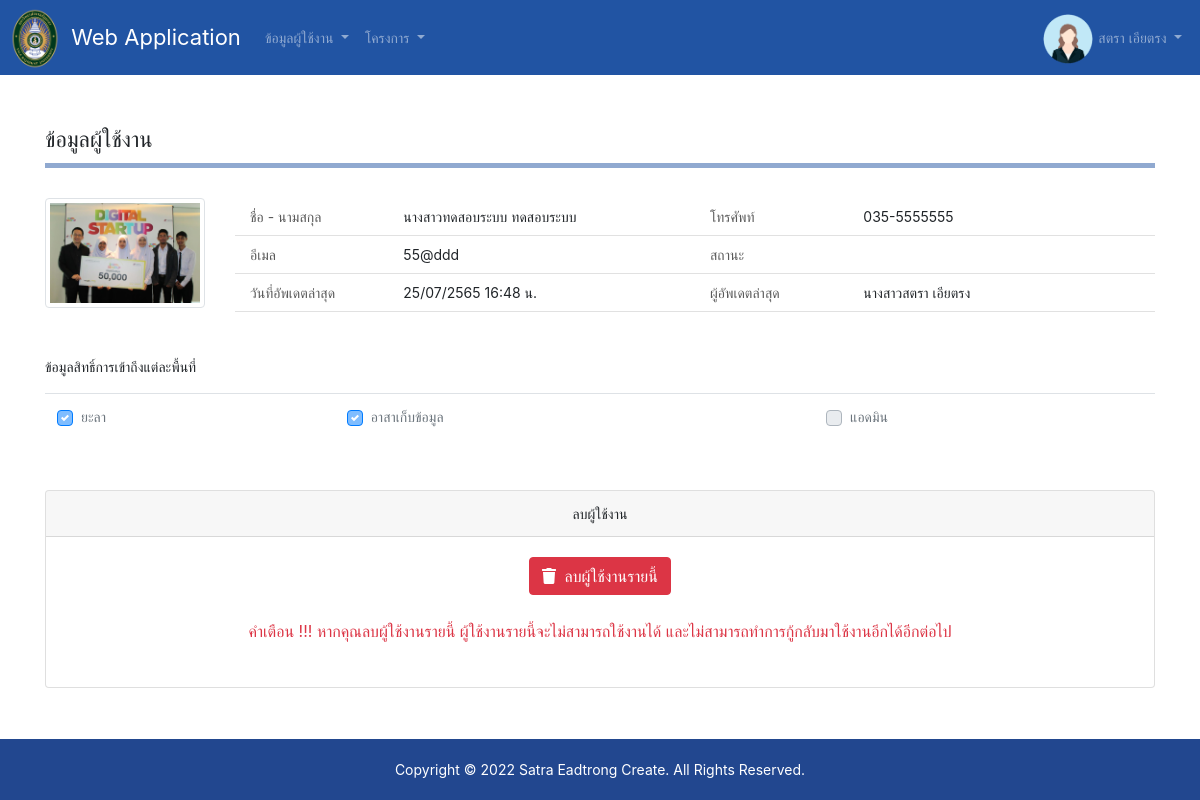
The app's page /?page=aduser-user-data&user_id=3 (signed in), older data.
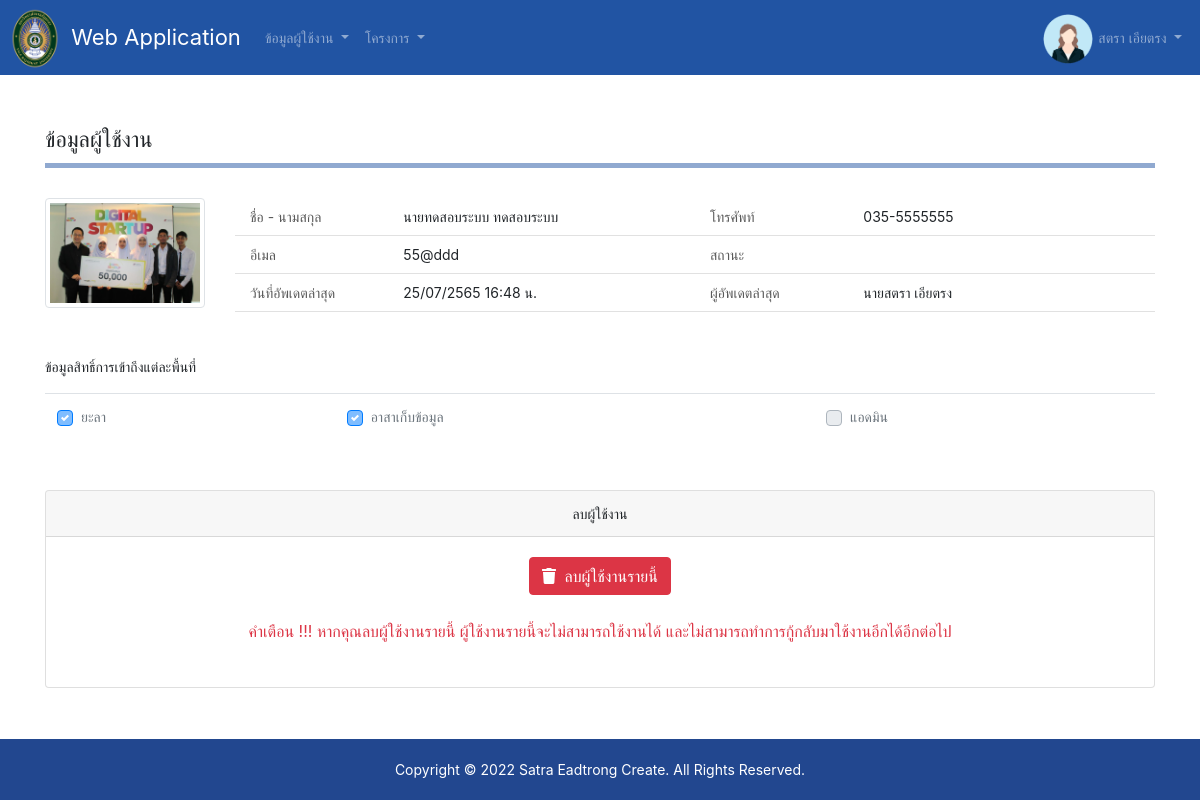
The same page, newer data.
### tables this page shows
CREATE TABLE `user` (
  `user_id` int(11) NOT NULL,
  `user_name` varchar(255) NOT NULL,
  `user_lname` varchar(255) NOT NULL,
  `item_prefix_id` int(11) NOT NULL,
  `email` varchar(255) NOT NULL,
  `password` varchar(255) NOT NULL,
  `phone` varchar(255) NOT NULL,
  `image` varchar(255) NOT NULL,
  `status` varchar(255) NOT NULL,
  `user` int(255) NOT NULL,
  `date` datetime DEFAULT NULL
);

CREATE TABLE `item_prefix` (
  `item_prefix_id` int(11) NOT NULL,
  `item_prefix_name` varchar(255) NOT NULL,
  `user` int(11) NOT NULL,
  `date` datetime NOT NULL
);

### php/config.all.php (called while the page is built, shortened)
<?php
    if( $_SERVER["HTTP_HOST"]=="pts.yru.ac.th" ) {
        $ROOT = "/pts/";
        $MODE = "production";
        $HOST = "localhost";
        $USER = "";
        $PASS = "";
        $DBNAME = "";
    } else {
        $HOST = "localhost";
        $USER = "root";
        $PASS = "";
        $DBNAME = "db_projectapi";
    }
    $DATABASE = new Database($HOST, $USER, $PASS, $DBNAME);
    $USER = GetUser();

### php/class.database.php (called while the page is built, shortened)
<?php
	class Database {
		var $host = null;
		var $user = null;
		var $pass = null;
		var $dbname = null;
		var $charset = null;
		var $conn = null;
		public function __construct($host, $user, $pass, $dbname, $charset="UTF8") {
			$this->host = $host;
			$this->user = $user;
			$this->pass = $pass;
			$this->dbname = $dbname;
			$this->charset = $charset;
		}
		public function Close() {
			if(!$this->conn->connect_error) return $this->conn->close();
			return null;
		}
		private function Connect() {
			$host = $this->host;
			$user = $this->user;
			$pass = $this->pass;
			$dbname = $this->dbname;
			$this->conn = @new mysqli( $host , $user , $pass, $dbname );
			$this->conn->query("SET NAMES ".$this->charset);
			$this->conn->query("SET sql_mode = 'NO_AUTO_CREATE_USER,NO_ENGINE_SUBSTITUTION'");
		}
		public function Query($sql) {
			$q = $this->conn->query($sql);
			return $q;
		}
		public function QueryObj($sql, $index="") {
			$obj = array();
			$result = $this->Query($sql);
			while($row = $result->fetch_assoc()) {
				if($index=="") $obj[] = $row;
                else $obj[$row[$index]] = $row;
			}
			return $obj;
		}
	}

### php/func.php (called while the page is built, shortened)
<?php
    function DateTh($date) {
        $arr1 = explode(" ", $date);
		$arr2 = explode("-", $arr1[0]);
        $rs = $arr2[2]."/".$arr2[1]."/".($arr2[0]*1+543);
        if( sizeof($arr1)==2 ) $rs .= " ".substr($arr1[1], 0, 5);
		return $rs;
    }
    function GetUser() {
    	global $DATABASE;
    	$email = @$_SESSION["email"];
    	$password = @$_SESSION["password"];
    	$sql = "
            SELECT
                user.*,
                ip.item_prefix_name
            FROM user
                INNER JOIN item_prefix ip ON ip.item_prefix_id=user.item_prefix_id
            WHERE user.email='".$email."' AND user.password='".$password."' AND user.`status`='Y'
        ";
    	$obj = $DATABASE->QueryObj($sql);
    	if( sizeof($obj)==1 ) {
            unset($obj[0]["password"]);
            $sql = "
                SELECT *
                FROM level
                    LEFT JOIN user_level ON user_level.level_id=level.level_id AND user_level.user_id='".$obj[0]["user_id"]."'
                ORDER BY level.level_id
            ";
            $obj2 = $DATABASE->QueryObj($sql);
            $obj[0]["level"] = array();
            foreach($obj2 as $row) {
                $obj[0]["level"][$row["program_code"]] = ($row["user_id"]==$obj[0]["user_id"])? "Y" : "N";
            }
    		return $obj[0];
    	}
    	return null;
    }

### php/autoload.php (called while the page is built, shortened)
<?php
    include_once("class.database.php");
    include_once("func.php");
    include_once("config.all.php");

### pages/aduser-user-data/view.php (the view, shortened to what the changed rows need)
<?php
    $user_id = @$_GET["user_id"];
    $sql = "
        SELECT
            u1.*,
            p1.item_prefix_name,
            p2.item_prefix_name p2_prefix,
            u2.user_name u2_name,
            u2.user_lname u2_lname
        FROM user u1
            INNER JOIN item_prefix p1 ON p1.item_prefix_id = u1.item_prefix_id
            INNER JOIN user u2 ON u2.user_id=u1.user
            INNER JOIN item_prefix p2 ON p2.item_prefix_id = u2.item_prefix_id
        WHERE u1.user_id='".$user_id."'
    ";
    $obj = $DATABASE->QueryObj($sql);
    $data = $obj[0];
?>
<div id="content-title">
    ข้อมูลผู้ใช้งาน
</div>
<div id="content-body">
    <div class="row">
        <div class="col-md-2 text-center mb-5">
            <a class="d-block text-center m-auto" style="max-width: 200px;"
                href="./files/user/<?php echo $data["image"]; ?>" data-image-viewer>
                <img class="img-thumbnail w-100" src="./files/user/<?php echo $data["image"]; ?>" alt="Profile Image"
                    onerror="onError(this)">
            </a>
        </div>
        <div class="col-md-10">
            <div class="mb-4 profile">
                <div class="row">
                    <div class="col-sm-4 col-md-3 col-lg-2 profile-left">ชื่อ - นามสกุล</div>
                    <div class="col-sm-8 col-md-3 col-lg-4 profile-right">
                        <?php echo $data["item_prefix_name"]; ?><?php echo $data["user_name"]; ?>
                        <?php echo $data["user_name"]; ?>
                    </div>
                    <div class="col-sm-4 col-md-3 col-lg-2 profile-left">โทรศัพท์</div>
                    <div class="col-sm-8 col-md-3 col-lg-4 profile-right">
                        <?php echo $data["phone"]; ?>
                    </div>
                </div>
                <div class="row">
                    <div class="col-sm-4 col-md-3 col-lg-2 profile-left">อีเมล</div>
                    <div class="col-sm-8 col-md-3 col-lg-4 profile-right">
                        <?php echo $data["email"]; ?>
                    </div>
                    <div class="col-sm-4 col-md-3 col-lg-2 profile-left">สถานะ</div>
                    <div class="col-sm-8 col-md-3 col-lg-4 profile-right">
                    </div>
                </div>
                <div class="row">
                    <div class="col-sm-4 col-md-3 col-lg-2 profile-left">วันที่อัพเดตล่าสุด</div>
                    <div class="col-sm-8 col-md-3 col-lg-4 profile-right">
                        <?php echo DateTh($data["date"]); ?> น.
                    </div>
                    <div class="col-sm-4 col-md-3 col-lg-2 profile-left">ผู้อัพเดตล่าสุด</div>
                    <div class="col-sm-8 col-md-3 col-lg-4 profile-right">
                        <?php echo $data["p2_prefix"]; ?><?php echo $data["u2_name"]; ?>
                        <?php echo $data["u2_lname"]; ?>
                    </div>
                </div>
            </div>
        </div>
    </div>
    <div class="mb-3">
        ข้อมูลสิทธิ์การเข้าถึงแต่ละพื้นที่
    </div>
    <div class="mb-5">
        <table class="table">
            <?php
                $sql = "
                    SELECT
                        p.province_id,
                        p.province_name_thai,
                        ua2.user_id,
                        ua2.is_admin
                    FROM user_area ua
                        INNER JOIN province p ON p.province_id=ua.province_id
                        LEFT JOIN user_area ua2 ON ua2.province_id=ua.province_id AND ua2.user_id='".$user_id."'
                    WHERE ua.user_id='".$USER["user_id"]."' AND ua.is_admin='Y'
                ";
                $obj = $DATABASE->QueryObj($sql);
                if( sizeof($obj)==0 ) {
                    echo '<tr><td>ไม่พบข้อมูลพื้นที่</td></tr>';
                } else {
                    foreach($obj as $key=>$row) {
                        $checked = ($row["user_id"]==$user_id) ? "checked" : "";
                        $checked2 = ($row["is_admin"]=="Y") ? "checked" : "";
                        echo '
                            <tr>
                                <td>
                                    <div class="custom-control custom-checkbox">
                                        <input type="checkbox" class="custom-control-input" id="area-'.$row["province_id"].'" value="'.$row["province_id"].'" '.$checked.' disabled>
                                        <label class="custom-control-label" for="area-'.$row["province_id"].'">'.$row["province_name_thai"].'</label>
                                    </div>
                                </td>
                                <td>
                                    <div class="custom-control custom-checkbox">
                                        <input type="checkbox" class="custom-control-input" id="area1-'.$row["province_id"].'" '.$checked.' disabled>
                                        <label class="custom-control-label" for="area1-'.$row["province_id"].'">อาสาเก็บข้อมูล</label>
                                    </div>
                                </td>
                                <td>
                                    <div class="custom-control custom-checkbox">
                                        <input type="checkbox" class="custom-control-input" id="area2-'.$row["province_id"].'" value="'.$row["province_id"].'" '.$checked2.' disabled>
                                        <label class="custom-control-label" for="area2-'.$row["province_id"].'">แอดมิน</label>
                                    </div>
                                </td>
                            </tr>
                        ';
                    }
                }
            ?>
        </table>
    </div>
    <div class="card text-center">
        <div class="card-header">
            ลบผู้ใช้งาน
        </div>
        <div class="card-body">
            <button id="btn-del" class="btn btn-danger"><i class="fas fa-trash mr-1"></i> ลบผู้ใช้งานรายนี้</button>
            <div class="p-4 text-danger" style="font-size: 16px;">คำเตือน !!! หากคุณลบผู้ใช้งานรายนี้
                ผู้ใช้งานรายนี้จะไม่สามารถใช้งานได้ และไม่สามารถทำการกู้กลับมาใช้งานอีกได้อีกต่อไป</div>
        </div>
    </div>
</div>

Row changes from the older to the newer data that the page shows:
changed through a linked row, user "ทดสอบระบบ": item_prefix.item_prefix_name "นางสาว" → "นาย"
